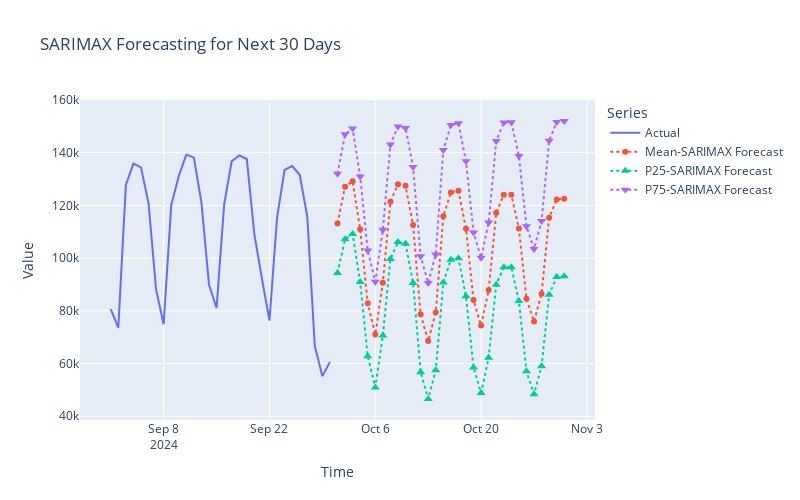

Here is the notebook cell this chart was saved with:
### Code cell
forecast_steps = days_in_next_month()
forecasts_next_month = pd.concat([test_data, forecast_periods(sarimax_fitted_post, forecast_steps)], axis=0)

plot_sarimax_forecast(forecasts_next_month)
